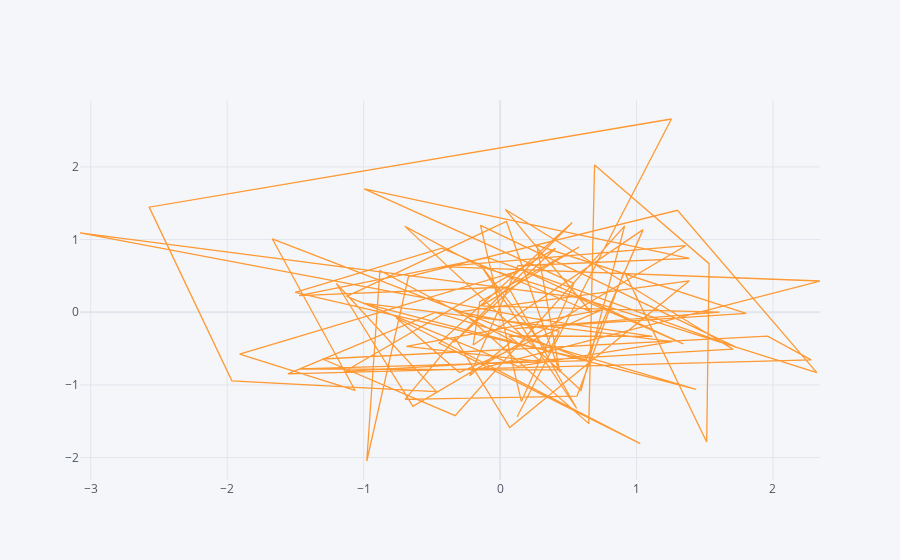

The cell this chart's notebook holds for it:
### Code cell
df.iplot(kind='scatter',x='A',y='B') # by default it tries to connect the dots
